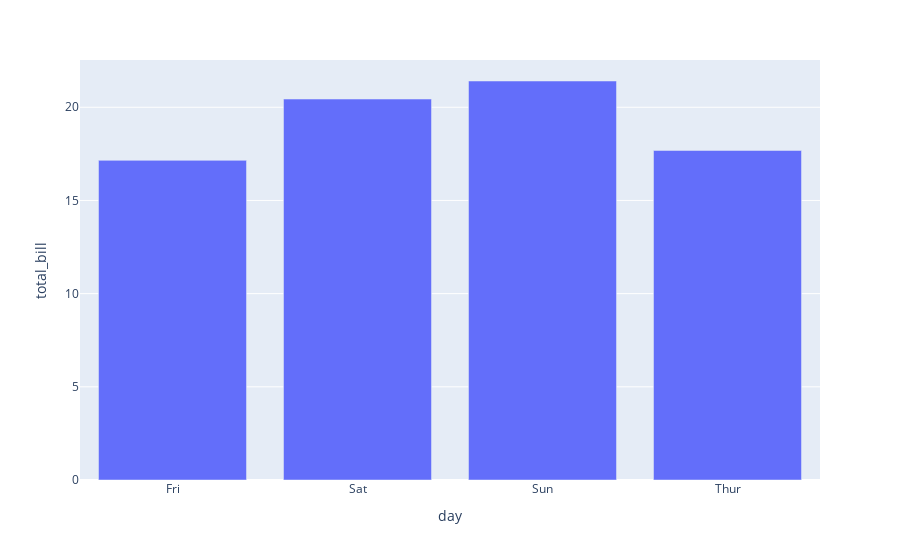

Notebook code for this chart:
### Markdown cell above
### Bar plot

### Code cell
px.bar(data_frame=dfres, x='day', y='total_bill')

### Figure 1 — Plotly figure (JSON) as saved in the notebook; plotly's stock layout.template omitted (floating-point values rounded to 4 significant figures)
{"data": [{"alignmentgroup": "True", "hovertemplate": "day=%{x}<br>total_bill=%{y}<extra></extra>", "legendgroup": "", "marker": {"color": "#636efa", "pattern": {"shape": ""}}, "name": "", "offsetgroup": "", "orientation": "v", "showlegend": false, "textposition": "auto", "type": "bar", "x": ["Fri", "Sat", "Sun", "Thur"], "xaxis": "x", "y": [17.15, 20.44, 21.41, 17.68], "yaxis": "y"}], "layout": {"autosize": true, "barmode": "relative", "legend": {"tracegroupgap": 0}, "margin": {"t": 60}, "xaxis": {"anchor": "y", "autorange": true, "domain": [0, 1], "range": [-0.5, 3.5], "title": {"text": "day"}, "type": "category"}, "yaxis": {"anchor": "x", "autorange": true, "domain": [0, 1], "range": [0, 22.54], "title": {"text": "total_bill"}, "type": "linear"}}}
